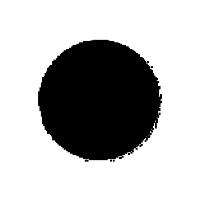
#> input picture 1m/shapes/circle/1018.png, 200 x 200 px; its folder holds only this picture in this run
$ python extract_contours.py
#> lines starting #> are read from the running program, lines starting #| are printed output that depends on the picture; after the words box and inside, x2 and y2 are one past the last pixel; in counts of white or black regions, pixels touching at a corner belong together
import cv2
import os
import numpy as np
import shutil
src_dir = 'shapes'

dst_dir = 'contour_shapes'

if os.path.exists(dst_dir):
    shutil.rmtree(dst_dir)

os.makedirs(dst_dir)

for folder in os.listdir(src_dir):
    if not os.path.exists(os.path.join(dst_dir, folder)):
        os.makedirs(os.path.join(dst_dir, folder))

    for filename in os.listdir(os.path.join(src_dir, folder)):
        image = cv2.imread(os.path.join(src_dir, folder, filename), cv2.IMREAD_GRAYSCALE)
#> image is the input picture: shape (200, 200); min 0, max 255, mean 180.9
        _, binary = cv2.threshold(image, 127, 255, cv2.THRESH_BINARY_INV)
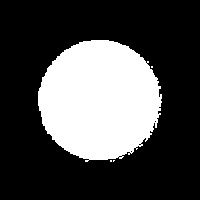
#> binary: shape (200, 200); 29.1% white; 4 white regions (3 under 20 px)
        contours, _ = cv2.findContours(binary, cv2.RETR_EXTERNAL, cv2.CHAIN_APPROX_SIMPLE)
#> contours = 4 contours, 3 with area under 20; largest, box (x1, y1, x2, y2) and area: (38, 40, 162, 162) 11394
        contour_image = np.zeros_like(image)
        cv2.drawContours(contour_image, contours, -1, (255), 3)  # Увеличение толщины контура до 3 пикселей
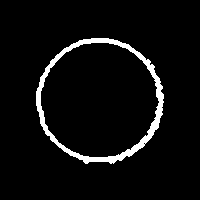
#> contour_image: shape (200, 200); 5% white; 1 white region, box (x1, y1, x2, y2) and area: (36, 38, 164, 164) 1993
        contour_image = cv2.bitwise_not(contour_image)  # Инвертирование цветов изображения
        resized_image = cv2.resize(contour_image, (28, 28))
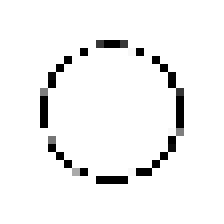
#> resized_image: shape (28, 28) (shown 8 times larger); min 0, max 255, mean 242.6
        cv2.imwrite(os.path.join(dst_dir, folder, filename), contour_image)

        # Вывод размера изображения
        print(f"Saved image {filename} with size {resized_image.shape}")
#| Saved image 1018.png with size (28, 28)
#> pass 2 of the loop `for folder in os.listdir(src_dir):`:
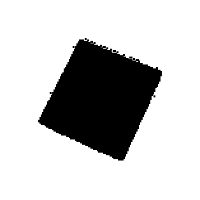
#> input picture 1m/shapes/square/1062.png, 200 x 200 px
#> image is the input picture: shape (200, 200); min 0, max 255, mean 197.5
#> `_, binary = cv2.threshold(image, 127, 255, cv2.THRESH_BINARY_INV)`:
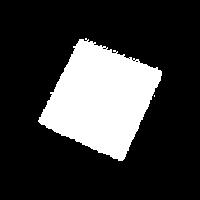
#> binary: shape (200, 200); 22.6% white; 2 white regions (1 under 20 px)
#> contours = 2 contours, 1 with area under 20; largest, box (x1, y1, x2, y2) and area: (38, 38, 162, 161) 8824
#> `resized_image = cv2.resize(contour_image, (28, 28))`:
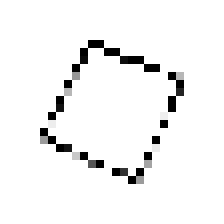
#> resized_image: shape (28, 28) (shown 8 times larger); min 0, max 255, mean 243.1
#| Saved image 1062.png with size (28, 28)
